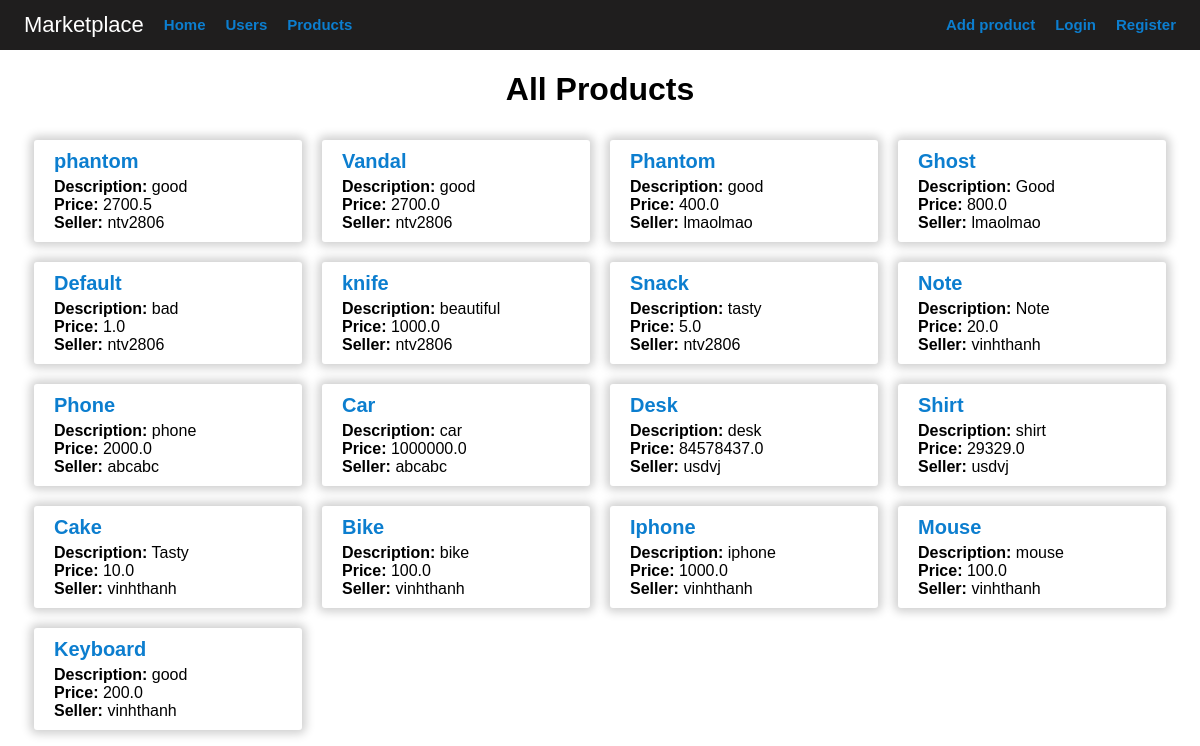
/products, run on an earlier commit of the app's database.
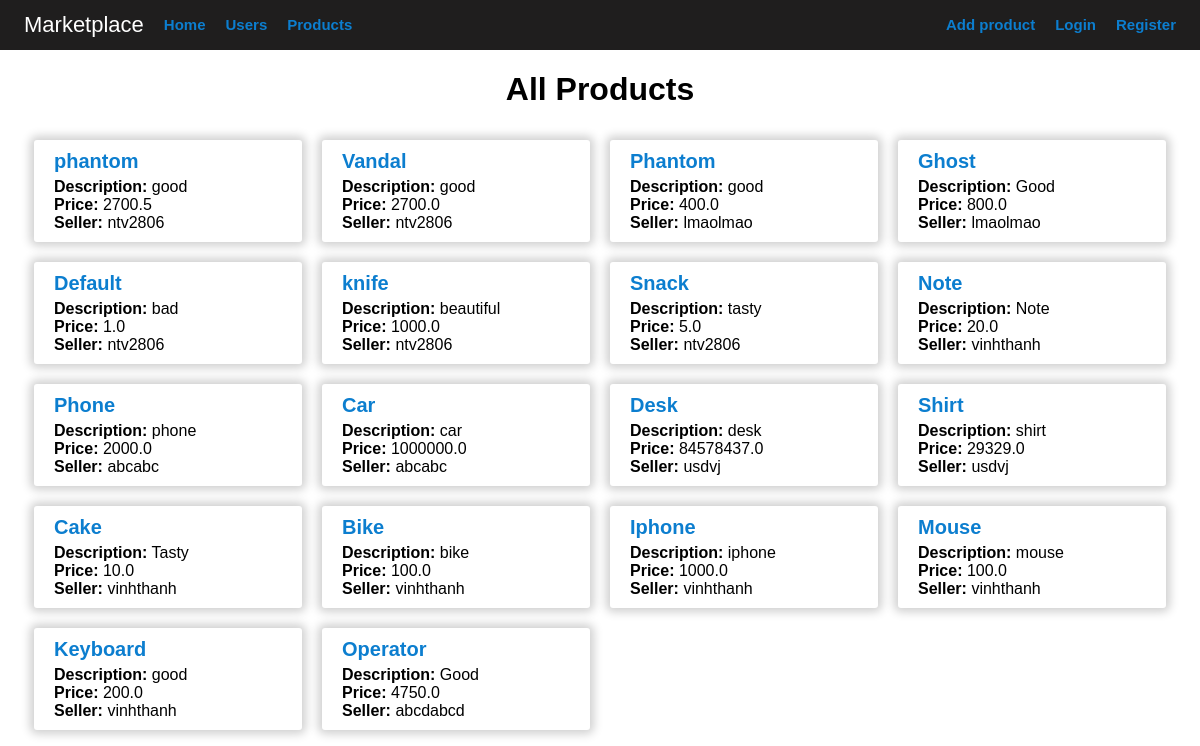
And on a later commit of the database.
### models.py (models this page shows, shortened)
class Product(db.Model):
    __tablename__ = 'products'
    id = db.Column(db.Integer, primary_key=True)
    title = db.Column(db.String(100), nullable=False)
    description = db.Column(db.Text, nullable=False)
    price = db.Column(db.Float, nullable=False)
    user_id = db.Column(db.Integer, db.ForeignKey('users.id'), nullable=False)

class User(db.Model, UserMixin):
    __tablename__ = 'users'
    id = db.Column(db.Integer, primary_key=True)
    username = db.Column(db.String(20), unique=True, nullable=False)
    email = db.Column(db.String(100), unique=True, nullable=False)
    password = db.Column(db.String(30), nullable=False)
    products = db.relationship('Product', backref='seller', lazy='select', cascade='all, delete-orphan')
    def __repr__(self):
        return f"{self.username}"

### app.py (the view)
@app.route('/products')
def products():
    products = Product.query.all()
    return render_template('products.html', products=products)

### templates/products.html
{% extends 'base.html' %} {% block title %}All Products{% endblock %}{% block
head %} {{ super() }}
<link
  rel="stylesheet"
  type="text/css"
  href="{{ url_for('static',filename='css/products.css') }}"
/>
{% endblock %} {% block content %}
<h1>All Products</h1>
<div class="container">
  {% for product in products %}
  <div class="product-holder">
    <a
      class="center"
      href="{{ url_for('product_detail', product_id=product.id) }}"
      >{{ product.title }}</a
    >
    <div class="product-des"><b>Description:</b> {{ product.description }}</div>
    <div class="product-des"><b>Price:</b> {{ product.price }}</div>
    <div class="product-des"><b>Seller:</b> {{ product.seller }}</div>
  </div>
  {% endfor %}
</div>
{% endblock %}

### templates/base.html (shortened to what this page needs)
<!DOCTYPE html>
<html>
  {% block head %}
  <head>
    <link
      rel="stylesheet"
      type="text/css"
      href="{{ url_for('static',filename='css/base.css') }}"
    />
    <title>{% block title %}Marketplace{% endblock %}</title></head
  >{% endblock %}
  <body>
    <div class="nav-bar">
      <div class="nav-left">
        <a class="text-link" href=""><div class="nav-text">Marketplace</div></a>
        <div class="nav-btn"><a href="{{ url_for('home') }}">Home</a></div>
        <div class="nav-btn"><a href="{{ url_for('users') }}">Users</a></div>
        <div class="nav-btn">
          <a href="{{ url_for('products') }}">Products</a>
        </div>
      </div>
      <div class="nav-right">
        <div class="nav-links">
          {% if current_user.is_authenticated %}
          <div class="nav-btn">
            <a href="{{ url_for('user_profile', user_id = current_user.id) }}"
              >Profile</a
            >
          </div>
          <div class="nav-btn">
            <a
              href="{{ url_for('redirect_new_product', user_id=current_user.id) }}"
              >Add product</a
            >
          </div>
          <div class="nav-btn">
            <a href="{{ url_for('logout') }}">Logout</a>
          </div>
          {% else %}
          <div class="nav-btn">
            <a
              href="{{ url_for('redirect_new_product', user_id=current_user.id) }}"
              >Add product</a
            >
          </div>
          <div class="nav-btn"><a href="{{ url_for('login') }}">Login</a></div>
          <div class="nav-btn">
            <a href="{{ url_for('new_user') }}">Register</a>
          </div>
          {% endif %}
        </div>
      </div>
    </div>
     {% block content %} {% endblock %}
  </body>
</html>

### static/css/base.css (style rules this page uses)
html, body { font-family: Arial, Helvetica, sans-serif; font-weight: 600; margin: 0; padding: 0; width: 100%; }
.nav-bar { display: flex; background-color: #1f1e1e; position: sticky; width: 100%; height: 50px; justify-content: space-between; align-items: center; }
.nav-left { display: flex; align-items: center; margin-left: 2%; }
.nav-right { display: flex; align-items: center; margin-right: 2%; }
.nav-btn { margin-right: 20px; color: white; }
.nav-btn:last-child { margin-right: 0px; }
.text-link { text-decoration: none; color: white; }
.nav-text { color: white; display: flex; align-items: center; margin-right: 20px; font-weight: 400; font-size: 22px; }
.nav-links { display: flex; align-items: center; }
a { text-decoration: none; color: #0c7ecf; font-size: 15px; }

### static/css/products.css (style rules this page uses)
body { font-family: Arial, Helvetica, sans-serif; font-weight: 600; display: flex; flex-direction: column; justify-content: center; align-items: center; }
.container { display: flex; flex-wrap: wrap; width: 96%; border-radius: 10px; }
.center { display: flex; align-items: center; font-size: 20px; margin-bottom: 5px; margin-left: 10px; }
a { text-decoration: none; color: #0c7ecf; }
.product-holder { display: flex; flex-direction: column; flex-wrap: wrap; width: calc(100% / 4 - 40px); perspective: 800px; margin: 10px; justify-content: center; border-radius: 3px; box-shadow: 0 0 10px 4px #d0d0d0; padding: 10px; }
.product-des { font-weight: 400; margin-left: 10px; }

What changed in the data, as far as the page shows it:
added Product: title "Operator", description "Good", price "4750.0", seller "abcdabcd"
